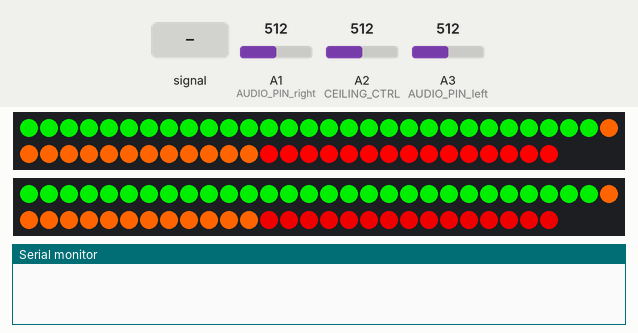
Recording of a sketch running on a simulated Arduino Uno, built with avr-gcc and run on an emulated ATmega328P. On the bench: 2 × 57 RGB LEDs in strip order, left to right, continuing on the next row, the last lines printed to the serial monitor. The inputs (shaded band) are chosen by the test bench; at power-on: A1 (AUDIO_PIN_right) = 512, A2 (CEILING_CTRL) = 512, A3 (AUDIO_PIN_left) = 512.

Above: at 0.27 s.
At 1.2 s:
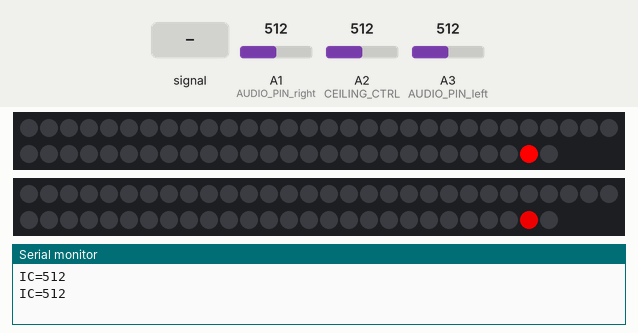
1.3 s: A1 (AUDIO_PIN_right) fed a 2 Hz sine of ±306 counts around its level
3.0 s: A1 (AUDIO_PIN_right) set to 0
4.5 s: A3 (AUDIO_PIN_left) fed a 200 Hz sine of ±255 counts around its level
At 5.1 s:
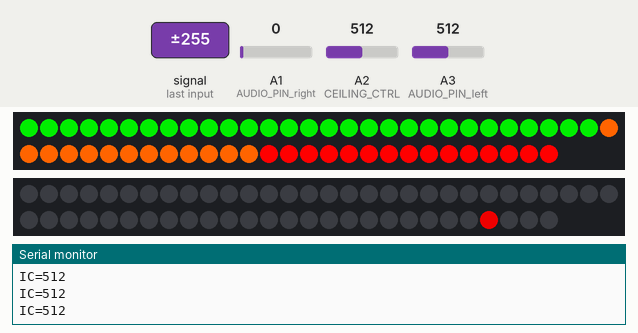

The sketch:

BIG_VU_METERS_arduinopro_mini.ino
```cpp
// 20150520 - Addition of pot for ceiling adjust
// 20150508 - adjust log scale
//20150505 - Changed variables for left and right

/*
LED VU meter for Arduino and Adafruit NeoPixel LEDs. More info: http://learn.adafruit.com/led-ampli-tie/

 Hardware requirements:
 - Most Arduino or Arduino-compatible boards (ATmega 328P or better).
 - Adafruit Electret Microphone Amplifier (ID: 1063)
 - Adafruit Flora RGB Smart Pixels (ID: 1260)
 OR
 - Adafruit NeoPixel Digital LED strip (ID: 1138)
 - Optional: battery for portable use (else power through USB or adapter)
 Software requirements:
 - Adafruit NeoPixel library

 Connections:
 - 3.3V to mic amp +
 - GND to mic amp -
 - Analog pin to microphone output (configurable below)
 - Digital pin to LED data input (configurable below)
 See notes in setup() regarding 5V vs. 3.3V boards - there may be an
 extra connection to make and one line of code to enable or disable.

 Written by Adafruit Industries.  Distributed under the BSD license.
 This paragraph must be included in any redistribution.

 fscale function:
 Floating Point Autoscale Function V0.1
 Written by Paul Badger 2007
 Modified from code by Greg Shakar

 */

#include <Adafruit_NeoPixel.h>
#include <math.h>

#define N_PIXELS  57  // Number of pixels in strand
#define AUDIO_PIN_left   A3 // Line input left
#define AUDIO_PIN_right  A1   // Line Input Right
#define CEILING_CTRL A2  // Adjusts the ceiling scale of the meter
#define LED_PIN_left    6  // Left NeoPixel LED strand is connected to this pin
#define LED_PIN_right   11 // Right NeoPixel LED strand is connected to this pin
#define SAMPLE_WINDOW   35 // 10 //30  // Sample window for average level = reaction Speed
#define PEAK_HANG 10//10 //Time of pause before peak dot falls
#define PEAK_FALL 10//10 //Rate of falling peak dot
#define INPUT_FLOOR 40//20 //Lower range of analogRead input


//replaced with a pot    #define INPUT_CEILING 500 //200 //Max range of analogRead input, the lower the value the more sensitive (1023 = max)


byte peak_left = 16;      // Peak level of column; used for falling dots
byte peak_right = 16;     // Peak level of column; used for falling dots

unsigned int sample_left;  // Left  input sample
unsigned int sample_right; // Right input sample

int INPUT_CEILING;  // Top value of the Meter Scale
long CeilingCounter;  // Counter that only samples the pot

byte dotCount_left = 0;  //Frame counter for peak dot
byte dotCount_right = 0;
byte dotHangCount_left = 0; //Frame counter for holding peak dot
byte dotHangCount_right = 0;

//Definition of Neopixel
Adafruit_NeoPixel strip_left = Adafruit_NeoPixel(N_PIXELS, LED_PIN_left, NEO_GRB + NEO_KHZ800);
Adafruit_NeoPixel strip_right = Adafruit_NeoPixel(N_PIXELS, LED_PIN_right, NEO_GRB + NEO_KHZ800);

void setup()
{
// This is only needed on 5V Arduinos (Uno, Leonardo, etc.).
// Connect 3.3V to mic AND TO AREF ON ARDUINO and enable this
// line.  Audio samples are 'cleaner' at 3.3V.
// COMMENT OUT THIS LINE FOR 3.3V ARDUINOS (FLORA, ETC.):
//analogReference(INTERNAL);


 Serial.begin(9600);

  pinMode(AUDIO_PIN_right, INPUT);
  pinMode(AUDIO_PIN_left, INPUT);

  strip_left.begin();
  strip_left.show(); // Initialize all pixels to 'off'

  strip_right.begin();
  strip_right.show();

}

void loop()
{

  unsigned long startMillis_left= millis();  // Start of sample window
  unsigned long startMillis_right = millis();
  float peakToPeak_left = 0;   // peak-to-peak level
  float peakToPeak_right = 0;


  unsigned int signalMax_left = 0;
  unsigned int signalMin_left = 1023;
  unsigned int c_left, y_left;

  unsigned int signalMax_right = 0;
  unsigned int signalMin_right = 1023;
  unsigned int c_right, y_right;


  // collect data for length of sample window (in mS)
  while (millis() - startMillis_left < SAMPLE_WINDOW)
  {
    sample_left = analogRead(AUDIO_PIN_left);
    sample_right = analogRead(AUDIO_PIN_right);

    if (sample_left < 1024)  // toss out spurious readings
    {
      if (sample_left > signalMax_left)
      {
        signalMax_left = sample_left;  // save just the max levels
      }
      else if (sample_left < signalMin_left)
      {
        signalMin_left = sample_left;  // save just the min levels
      }
    }

    if (sample_right < 1024)  // toss out spurious readings
    {
      if (sample_right > signalMax_right)
      {
        signalMax_right = sample_right;  // save just the max levels
      }
      else if (sample_right < signalMin_right)
      {
        signalMin_right = sample_right;  // save just the min levels
      }

    }
  }
// Serial.print(peakToPeak_left);

  peakToPeak_left = signalMax_left - signalMin_left;  // max - min = peak-peak amplitude
  peakToPeak_right = signalMax_right - signalMin_right;  // max - min = peak-peak amplitude

// Serial.println(peakToPeak);


  //Fill the strip with rainbow gradient
  for (int i=0;i<=strip_left.numPixels()-1;i++){
    strip_left.setPixelColor(i,Wheel_left(map(i,0,strip_left.numPixels()-1,30,150)));
    strip_right.setPixelColor(i,Wheel_right(map(i,0,strip_right.numPixels()-1,30,150)));
  }

CeilingCounter = CeilingCounter + 1000;
// Serial.print("  SC=");
//  Serial.println(CeilingCounter);
if (CeilingCounter >= 10000) {
   INPUT_CEILING = analogRead(CEILING_CTRL); //reads adjustment to calibrate the ceiling
  CeilingCounter = 0;
  Serial.print("IC=");
  Serial.println(INPUT_CEILING);
  }

  //Scale the input logarithmically instead of linearly
  c_left = fscale(INPUT_FLOOR, INPUT_CEILING, strip_left.numPixels(), 0, peakToPeak_left, 2);
  c_right = fscale(INPUT_FLOOR, INPUT_CEILING, strip_right.numPixels(), 0, peakToPeak_right, 2);


//  DOT HANGING

  if(c_left < peak_left) {
    peak_left = c_left;        // Keep dot on top
    dotHangCount_left = 0;    // make the dot hang before falling
  }
   if(c_right < peak_right) {
    peak_right = c_right;        // Keep dot on top
    dotHangCount_right = 0;    // make the dot hang before falling
  }


  if (c_left <= strip_left.numPixels()) { // Fill partial column with off pixels
    drawLine(strip_left.numPixels(), strip_left.numPixels()-c_left, strip_left.Color(0, 0, 0));
  }

  if (c_right <= strip_right.numPixels()) { // Fill partial column with off pixels
    drawLine_right(strip_right.numPixels(), strip_right.numPixels()-c_right, strip_right.Color(0, 0, 0));
  }


  // Set the peak dot to match the rainbow gradient
  y_left = strip_left.numPixels() - peak_left;
  y_right = strip_right.numPixels() - peak_right;

  strip_left.setPixelColor(y_left-1,Wheel_left(map(y_left,0,strip_left.numPixels()-1,30,150)));
  strip_right.setPixelColor(y_right-1,Wheel_right(map(y_right,0,strip_right.numPixels()-1,30,150)));

  strip_left.show();
  strip_right.show();


  // Frame based peak dot animation
  if(dotHangCount_left > PEAK_HANG) { //Peak pause length
    if(++dotCount_left >= PEAK_FALL) { //Fall rate
      peak_left++;
      dotCount_left = 0;
    }
  }
  else {
    dotHangCount_left++;
  }


    // Frame based peak dot animation
  if(dotHangCount_right > PEAK_HANG) { //Peak pause length
    if(++dotCount_right >= PEAK_FALL) { //Fall rate
      peak_right++;
      dotCount_right = 0;
    }
  }
  else {
    dotHangCount_right++;
  }
}


//--------------------------------
//Used to draw a line between two points of a given color
void drawLine(uint8_t from, uint8_t to, uint32_t c_left) {
  uint8_t fromTemp;
  if (from > to) {
    fromTemp = from;
    from = to;
    to = fromTemp;
  }
  for(int i=from; i<=to; i++){
    strip_left.setPixelColor(i, c_left);
  }
}

//---------------------RIGHT DRAW LINE-----------------------
void drawLine_right(uint8_t from, uint8_t to, uint32_t c_right) {
  uint8_t fromTemp;
  if (from > to) {
    fromTemp = from;
    from = to;
    to = fromTemp;
  }
  for(int i=from; i<=to; i++){
    strip_right.setPixelColor(i, c_right);
  }
}


//---------------------LEFT COLOR-----------------------
// Input a value 0 to 255 to get a color value.
// The colours are a transition r - g - b - back to r.
uint32_t Wheel_left(byte WheelPos_left) {
  if(WheelPos_left <= 90) {
//ali-rem    return strip.Color(WheelPos * 3, 255 - WheelPos * 3, 0);
    return strip_left.Color(0, 200, 0); //ali-add
  }


  else if(WheelPos_left < 120) {
    WheelPos_left -= 90;
//rem    return strip.Color(255 - WheelPos * 3, 0, WheelPos * 3);
    return strip_left.Color(255, 100, 0); //ali-add
  }
  else {
    WheelPos_left -= 140;
//rem    return strip.Color(0, WheelPos * 3, 255 - WheelPos * 3);
    return strip_left.Color(255, 0, 0); //ali-add
  }
}

//---------------------RIGHT COLOR-----------------------
// Input a value 0 to 255 to get a color value.
// The colours are a transition r - g - b - back to r.
uint32_t Wheel_right(byte WheelPos_right) {
  if(WheelPos_right <= 90) {
//ali-rem    return strip.Color(WheelPos * 3, 255 - WheelPos * 3, 0);
    return strip_right.Color(0, 200, 0); //ali-add
  }
  else if(WheelPos_right < 120) {
    WheelPos_right -= 90;
//rem    return strip.Color(255 - WheelPos * 3, 0, WheelPos * 3);
    return strip_right.Color(255, 100, 0); //ali-add
  }
  else {
    WheelPos_right -= 140;
//rem    return strip.Color(0, WheelPos * 3, 255 - WheelPos * 3);
    return strip_right.Color(200, 0, 0); //ali-add
  }
}


//---------------LOGRYTHMIC SCALE----------------

float fscale( float originalMin, float originalMax, float newBegin, float
newEnd, float inputValue, float curve){

  float OriginalRange = 0;
  float NewRange = 0;
  float zeroRefCurVal = 0;
  float normalizedCurVal = 0;
  float rangedValue = 0;
  boolean invFlag = 0;


  // condition curve parameter
  // limit range

  if (curve > 10) curve = 10;
  if (curve < -10) curve = -10;

  curve = (curve * -.12) ; // - invert and scale - this seems more intuitive - postive numbers give more weight to high end on output
  curve = pow(60, curve);//10, curve); // convert linear scale into lograthimic exponent for other pow function

  /*
   Serial.println(curve * 100, DEC);   // multply by 100 to preserve resolution
   Serial.println();
   */

  // Check for out of range inputValues
  if (inputValue < originalMin) {
    inputValue = originalMin;
  }
  if (inputValue > originalMax) {
    inputValue = originalMax;
  }

  // Zero Refference the values
  OriginalRange = originalMax - originalMin;

  if (newEnd > newBegin){
    NewRange = newEnd - newBegin;
  }
  else
  {
    NewRange = newBegin - newEnd;
    invFlag = 1;
  }

  zeroRefCurVal = inputValue - originalMin;
  normalizedCurVal  =  zeroRefCurVal / OriginalRange;   // normalize to 0 - 1 float

  // Check for originalMin > originalMax  - the math for all other cases i.e. negative numbers seems to work out fine
  if (originalMin > originalMax ) {
    return 0;
  }

  if (invFlag == 0){
    rangedValue =  (pow(normalizedCurVal, curve) * NewRange) + newBegin;

  }
  else     // invert the ranges
  {
    rangedValue =  newBegin - (pow(normalizedCurVal, curve) * NewRange);
  }

  return rangedValue;
}
```

Measured:
- after the input at 4.5 s, the LEDs: first change at once (image 2 shows a later state)
- what the display in image 0 shows lasts 0.4 s, from 0.1 s to 0.5 s
